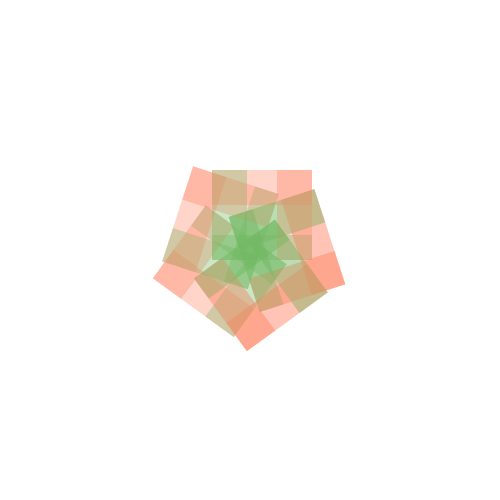
Frame 1 (no input)
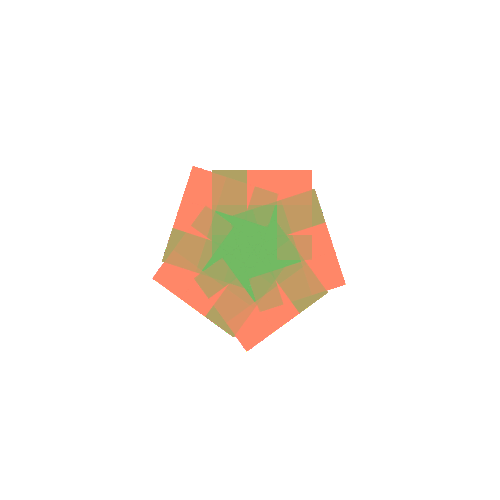
Frame 60 (the mouse pressed at the canvas centre just before this capture)
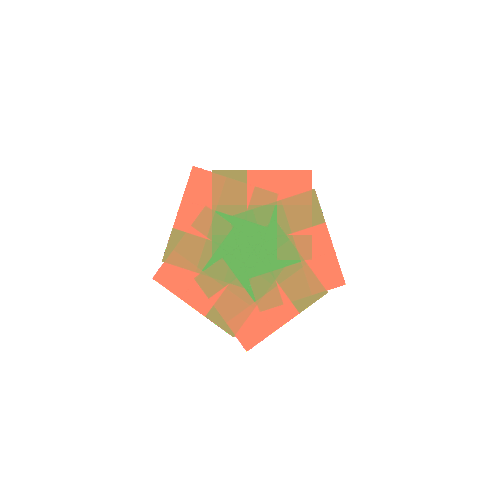
Frame 120 (the mouse held since frame 60 and released just before this capture)

The Processing sketch that drew these frames (run headless with seeded random() and noise(); from frame 60 on, the mouse is pressed at the canvas centre):

// Processing sketch: processing_85125
// ── processing_85125.pde

void setup(){
size(500, 500);
 background(255);
 smooth();
}

void draw(){
  noStroke();
  //ㄱㄱ
  translate(width/2, height/2);
  for (int i=0;i<360;i=i+30){
  rotate(radians(72)); 
  fill(255,135,100,50);
  rect(-38,-80,100,35);
  rect(27,-80,35,90);
  //ㄴ
  fill(110,185,95,50);
  rect(-38,-15,100,25);
  rect(-38,-80,35,90);
 }
}
